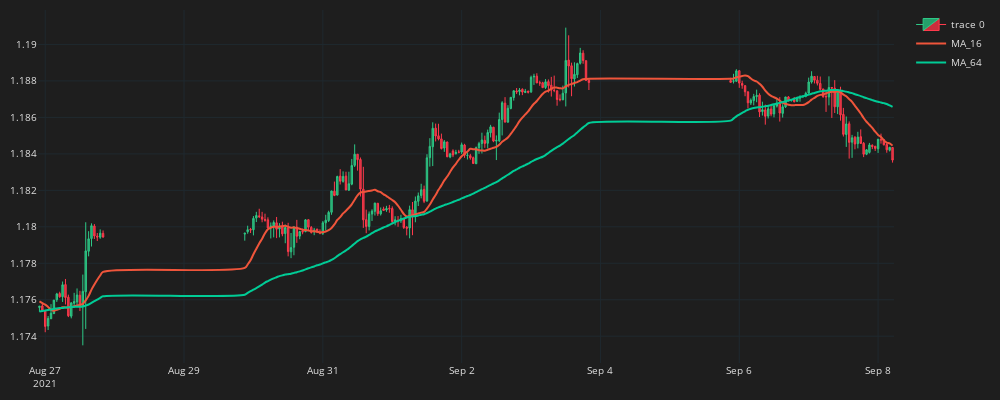

Source (notebook cell):
### Code cell
fig = go.Figure() 

# candle stick:
fig.add_trace(go.Candlestick(
    x = df_plot.time,
    open = df_plot.mid_o,
    high = df_plot.mid_h,
    low = df_plot.mid_l,
    close = df_plot.mid_c,

    line=dict(width=1),
    opacity=1,

    increasing_fillcolor='#24A06B',
    decreasing_fillcolor="#CC2E3C",
    increasing_line_color='#2EC886',  
    decreasing_line_color='#FF3A4C'
))


# MA:
for ma in ma_list:
    col = f'MA_{ma}'

    fig.add_trace(go.Scatter(x=df_plot.time, 
    y=df_plot[col],
    line=dict(width=2),
    line_shape='spline', 
    name=f'MA_{ma}'
    ))


fig.update_layout(width=1000, height=400, 
    margin=dict(l=10, r=10, b=10, t=10), # 讓線圖更明顯
    font=dict(size=10, color='#e1e1e1'), # 將 x 軸資料轉為白色
    paper_bgcolor='#1e1e1e', # 將背景改為黑色
    plot_bgcolor='#1e1e1e') 

fig.update_xaxes( # 更新 x 軸資料
    gridcolor='#1f292f',
    showgrid=True, 
    fixedrange=True,
    rangeslider=dict(visible=False)
)

fig.update_yaxes( # 更新 y 軸資料
    gridcolor='#1f292f',
    showgrid=True, 
    fixedrange=True
)

### Figure 1 — Plotly figure (JSON) as saved in the notebook; plotly's stock layout.template omitted (floating-point values rounded to 4 significant figures; data arrays with more than 128 entries replaced by an {"elided": "..."} marker saying what was removed)
{"data": [{"close": {"elided": "200 float values"}, "decreasing": {"fillcolor": "#CC2E3C", "line": {"color": "#FF3A4C"}}, "high": {"elided": "200 float values"}, "increasing": {"fillcolor": "#24A06B", "line": {"color": "#2EC886"}}, "line": {"width": 1}, "low": {"elided": "200 float values"}, "opacity": 1, "open": {"elided": "200 float values"}, "type": "candlestick", "x": {"elided": "200 str values"}}, {"line": {"shape": "spline", "width": 2}, "name": "MA_16", "type": "scatter", "x": {"elided": "200 str values"}, "y": {"elided": "200 float values"}}, {"line": {"shape": "spline", "width": 2}, "name": "MA_64", "type": "scatter", "x": {"elided": "200 str values"}, "y": {"elided": "200 float values"}}], "layout": {"font": {"color": "#e1e1e1", "size": 10}, "height": 400, "margin": {"b": 10, "l": 10, "r": 10, "t": 10}, "paper_bgcolor": "#1e1e1e", "plot_bgcolor": "#1e1e1e", "width": 1000, "xaxis": {"fixedrange": true, "gridcolor": "#1f292f", "rangeslider": {"visible": false}, "showgrid": true}, "yaxis": {"fixedrange": true, "gridcolor": "#1f292f", "showgrid": true}}}
